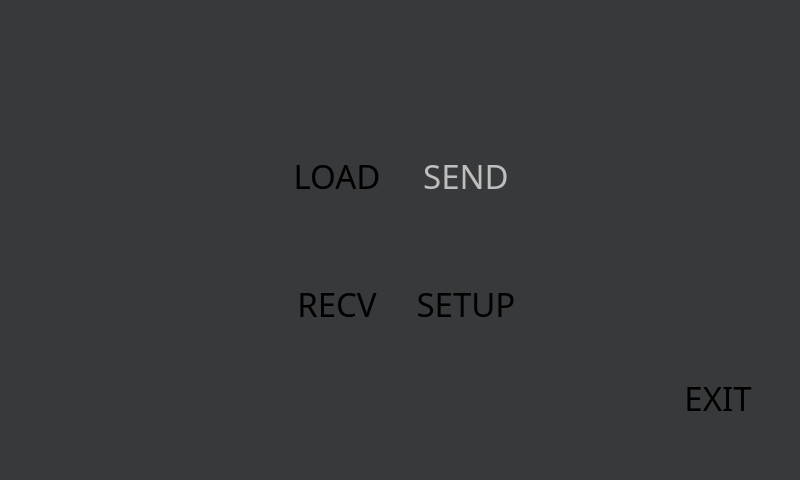
<?xml version="1.0" encoding="UTF-8"?>
<ui version="4.0">
 <class>MainWindow</class>
 <widget class="QMainWindow" name="MainWindow">
  <property name="geometry">
   <rect>
    <x>0</x>
    <y>0</y>
    <width>800</width>
    <height>480</height>
   </rect>
  </property>
  <property name="sizePolicy">
   <sizepolicy hsizetype="Fixed" vsizetype="Fixed">
    <horstretch>0</horstretch>
    <verstretch>0</verstretch>
   </sizepolicy>
  </property>
  <property name="palette">
   <palette>
    <active>
     <colorrole role="Base">
      <brush brushstyle="SolidPattern">
       <color alpha="255">
        <red>255</red>
        <green>255</green>
        <blue>255</blue>
       </color>
      </brush>
     </colorrole>
     <colorrole role="Window">
      <brush brushstyle="SolidPattern">
       <color alpha="255">
        <red>56</red>
        <green>57</green>
        <blue>59</blue>
       </color>
      </brush>
     </colorrole>
    </active>
    <inactive>
     <colorrole role="Base">
      <brush brushstyle="SolidPattern">
       <color alpha="255">
        <red>255</red>
        <green>255</green>
        <blue>255</blue>
       </color>
      </brush>
     </colorrole>
     <colorrole role="Window">
      <brush brushstyle="SolidPattern">
       <color alpha="255">
        <red>56</red>
        <green>57</green>
        <blue>59</blue>
       </color>
      </brush>
     </colorrole>
    </inactive>
    <disabled>
     <colorrole role="Base">
      <brush brushstyle="SolidPattern">
       <color alpha="255">
        <red>56</red>
        <green>57</green>
        <blue>59</blue>
       </color>
      </brush>
     </colorrole>
     <colorrole role="Window">
      <brush brushstyle="SolidPattern">
       <color alpha="255">
        <red>56</red>
        <green>57</green>
        <blue>59</blue>
       </color>
      </brush>
     </colorrole>
    </disabled>
   </palette>
  </property>
  <property name="windowTitle">
   <string>MainWindow</string>
  </property>
  <widget class="QWidget" name="centralwidget">
   <widget class="QStackedWidget" name="stackedWidget">
    <property name="geometry">
     <rect>
      <x>0</x>
      <y>0</y>
      <width>800</width>
      <height>480</height>
     </rect>
    </property>
    <property name="sizePolicy">
     <sizepolicy hsizetype="Maximum" vsizetype="Maximum">
      <horstretch>0</horstretch>
      <verstretch>0</verstretch>
     </sizepolicy>
    </property>
    <widget class="QWidget" name="page">
     <widget class="QWidget" name="layoutWidget">
      <property name="geometry">
       <rect>
        <x>272</x>
        <y>112</y>
        <width>258</width>
        <height>258</height>
       </rect>
      </property>
      <layout class="QGridLayout" name="gridLayout">
       <property name="spacing">
        <number>0</number>
       </property>
       <item row="0" column="0">
        <widget class="QPushButton" name="pushButton_2">
         <property name="minimumSize">
          <size>
           <width>128</width>
           <height>128</height>
          </size>
         </property>
         <property name="font">
          <font>
           <family>Varela Round</family>
           <pointsize>25</pointsize>
          </font>
         </property>
         <property name="focusPolicy">
          <enum>Qt::NoFocus</enum>
         </property>
         <property name="styleSheet">
          <string notr="true">QPushButton
{
background-image: url(:/images/button_up128.png);
background-repeat: no-repeat;
background-position: center center;
border: none;
}
QPushButton:pressed {
background-image: url(:/images/button_dn128.png);
}



</string>
         </property>
         <property name="text">
          <string>LOAD</string>
         </property>
         <property name="iconSize">
          <size>
           <width>128</width>
           <height>128</height>
          </size>
         </property>
         <property name="flat">
          <bool>false</bool>
         </property>
        </widget>
       </item>
       <item row="1" column="1">
        <widget class="QPushButton" name="pushButton_4">
         <property name="minimumSize">
          <size>
           <width>128</width>
           <height>128</height>
          </size>
         </property>
         <property name="font">
          <font>
           <family>Varela Round</family>
           <pointsize>25</pointsize>
          </font>
         </property>
         <property name="focusPolicy">
          <enum>Qt::NoFocus</enum>
         </property>
         <property name="styleSheet">
          <string notr="true">QPushButton
{
background-image: url(:/images/button_up128.png);
background-repeat: no-repeat;
background-position: center center;
border: none;
}
QPushButton:pressed {
background-image: url(:/images/button_dn128.png);
}

</string>
         </property>
         <property name="text">
          <string>SETUP</string>
         </property>
         <property name="iconSize">
          <size>
           <width>128</width>
           <height>128</height>
          </size>
         </property>
         <property name="flat">
          <bool>false</bool>
         </property>
        </widget>
       </item>
       <item row="0" column="1">
        <widget class="QPushButton" name="pushButton_3">
         <property name="enabled">
          <bool>false</bool>
         </property>
         <property name="sizePolicy">
          <sizepolicy hsizetype="Fixed" vsizetype="Fixed">
           <horstretch>0</horstretch>
           <verstretch>0</verstretch>
          </sizepolicy>
         </property>
         <property name="minimumSize">
          <size>
           <width>128</width>
           <height>128</height>
          </size>
         </property>
         <property name="baseSize">
          <size>
           <width>128</width>
           <height>128</height>
          </size>
         </property>
         <property name="font">
          <font>
           <family>Varela Round</family>
           <pointsize>25</pointsize>
          </font>
         </property>
         <property name="focusPolicy">
          <enum>Qt::NoFocus</enum>
         </property>
         <property name="styleSheet">
          <string notr="true">QPushButton
{
background-image: url(:/images/button_up128.png);
background-repeat: no-repeat;
background-position: center center;
border: none;
}
QPushButton:pressed {
background-image: url(:/images/button_dn128.png);
}

</string>
         </property>
         <property name="text">
          <string>SEND</string>
         </property>
         <property name="iconSize">
          <size>
           <width>128</width>
           <height>128</height>
          </size>
         </property>
         <property name="flat">
          <bool>false</bool>
         </property>
        </widget>
       </item>
       <item row="1" column="0">
        <widget class="QPushButton" name="pushButton">
         <property name="minimumSize">
          <size>
           <width>128</width>
           <height>128</height>
          </size>
         </property>
         <property name="font">
          <font>
           <family>Varela Round</family>
           <pointsize>25</pointsize>
          </font>
         </property>
         <property name="focusPolicy">
          <enum>Qt::NoFocus</enum>
         </property>
         <property name="styleSheet">
          <string notr="true">QPushButton
{
background-image: url(:/images/button_up128.png);
background-repeat: no-repeat;
background-position: center center;
border: none;
}
QPushButton:pressed {
background-image: url(:/images/button_dn128.png);
}

</string>
         </property>
         <property name="text">
          <string>RECV</string>
         </property>
         <property name="iconSize">
          <size>
           <width>128</width>
           <height>128</height>
          </size>
         </property>
         <property name="flat">
          <bool>false</bool>
         </property>
        </widget>
       </item>
      </layout>
     </widget>
     <widget class="QPushButton" name="pushButton_5">
      <property name="geometry">
       <rect>
        <x>670</x>
        <y>350</y>
        <width>96</width>
        <height>96</height>
       </rect>
      </property>
      <property name="minimumSize">
       <size>
        <width>96</width>
        <height>96</height>
       </size>
      </property>
      <property name="font">
       <font>
        <family>Varela Round</family>
        <pointsize>25</pointsize>
       </font>
      </property>
      <property name="focusPolicy">
       <enum>Qt::NoFocus</enum>
      </property>
      <property name="styleSheet">
       <string notr="true">QPushButton
{
background-image: url(:/images/button_up128.png);
background-repeat: no-repeat;
background-position: center center;
border: none;
}
QPushButton:pressed {
background-image: url(:/images/button_dn128.png);
}



</string>
      </property>
      <property name="text">
       <string>EXIT</string>
      </property>
      <property name="iconSize">
       <size>
        <width>96</width>
        <height>96</height>
       </size>
      </property>
      <property name="flat">
       <bool>false</bool>
      </property>
     </widget>
    </widget>
    <widget class="QWidget" name="page_2">
     <widget class="QToolButton" name="toolButton">
      <property name="geometry">
       <rect>
        <x>0</x>
        <y>0</y>
        <width>96</width>
        <height>116</height>
       </rect>
      </property>
      <property name="palette">
       <palette>
        <active>
         <colorrole role="ButtonText">
          <brush brushstyle="SolidPattern">
           <color alpha="255">
            <red>255</red>
            <green>255</green>
            <blue>255</blue>
           </color>
          </brush>
         </colorrole>
        </active>
        <inactive>
         <colorrole role="ButtonText">
          <brush brushstyle="SolidPattern">
           <color alpha="255">
            <red>255</red>
            <green>255</green>
            <blue>255</blue>
           </color>
          </brush>
         </colorrole>
        </inactive>
        <disabled>
         <colorrole role="ButtonText">
          <brush brushstyle="SolidPattern">
           <color alpha="255">
            <red>118</red>
            <green>118</green>
            <blue>117</blue>
           </color>
          </brush>
         </colorrole>
        </disabled>
       </palette>
      </property>
      <property name="font">
       <font>
        <family>Sans</family>
        <pointsize>15</pointsize>
       </font>
      </property>
      <property name="layoutDirection">
       <enum>Qt::LeftToRight</enum>
      </property>
      <property name="styleSheet">
       <string notr="true">QToolButton
{
border: none;
}

</string>
      </property>
      <property name="text">
       <string>USB</string>
      </property>
      <property name="icon">
       <iconset resource="../resources.qrc">
        <normaloff>:/images/drive-removable-media-usb-pendrive.png</normaloff>:/images/drive-removable-media-usb-pendrive.png</iconset>
      </property>
      <property name="iconSize">
       <size>
        <width>96</width>
        <height>96</height>
       </size>
      </property>
      <property name="toolButtonStyle">
       <enum>Qt::ToolButtonTextUnderIcon</enum>
      </property>
     </widget>
    </widget>
   </widget>
  </widget>
 </widget>
 <resources>
  <include location="../resources.qrc"/>
 </resources>
 <connections/>
</ui>
